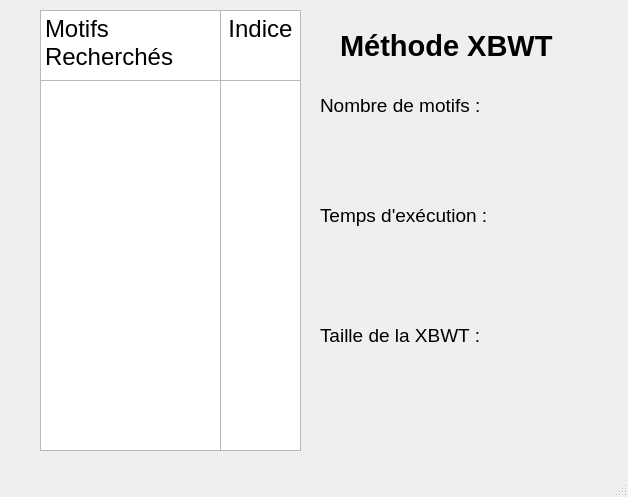
<?xml version="1.0" encoding="UTF-8"?>
<ui version="4.0">
 <class>Page3</class>
 <widget class="QMainWindow" name="Page3">
  <property name="geometry">
   <rect>
    <x>0</x>
    <y>0</y>
    <width>628</width>
    <height>497</height>
   </rect>
  </property>
  <property name="windowTitle">
   <string>MainWindow</string>
  </property>
  <widget class="QWidget" name="centralwidget">
   <widget class="QTextBrowser" name="textBrowser">
    <property name="geometry">
     <rect>
      <x>40</x>
      <y>10</y>
      <width>181</width>
      <height>71</height>
     </rect>
    </property>
    <property name="html">
     <string>&lt;!DOCTYPE HTML PUBLIC &quot;-//W3C//DTD HTML 4.0//EN&quot; &quot;http://www.w3.org/TR/REC-html40/strict.dtd&quot;&gt;
&lt;html&gt;&lt;head&gt;&lt;meta name=&quot;qrichtext&quot; content=&quot;1&quot; /&gt;&lt;style type=&quot;text/css&quot;&gt;
p, li { white-space: pre-wrap; }
&lt;/style&gt;&lt;/head&gt;&lt;body style=&quot; font-family:'MS Shell Dlg 2'; font-size:8.25pt; font-weight:400; font-style:normal;&quot;&gt;
&lt;p style=&quot; margin-top:0px; margin-bottom:0px; margin-left:0px; margin-right:0px; -qt-block-indent:0; text-indent:0px;&quot;&gt;&lt;span style=&quot; font-family:'MS Shell Dlg 2'; font-size:18pt;&quot;&gt;Motifs Recherchés&lt;/span&gt;&lt;/p&gt;&lt;/body&gt;&lt;/html&gt;</string>
    </property>
   </widget>
   <widget class="QTextBrowser" name="textBrowser_2">
    <property name="geometry">
     <rect>
      <x>220</x>
      <y>10</y>
      <width>81</width>
      <height>71</height>
     </rect>
    </property>
    <property name="html">
     <string>&lt;!DOCTYPE HTML PUBLIC &quot;-//W3C//DTD HTML 4.0//EN&quot; &quot;http://www.w3.org/TR/REC-html40/strict.dtd&quot;&gt;
&lt;html&gt;&lt;head&gt;&lt;meta name=&quot;qrichtext&quot; content=&quot;1&quot; /&gt;&lt;style type=&quot;text/css&quot;&gt;
p, li { white-space: pre-wrap; }
&lt;/style&gt;&lt;/head&gt;&lt;body style=&quot; font-family:'MS Shell Dlg 2'; font-size:8.25pt; font-weight:400; font-style:normal;&quot;&gt;
&lt;p align=&quot;center&quot; style=&quot; margin-top:0px; margin-bottom:0px; margin-left:0px; margin-right:0px; -qt-block-indent:0; text-indent:0px;&quot;&gt;&lt;span style=&quot; font-family:'MS Shell Dlg 2'; font-size:18pt;&quot;&gt;Indice&lt;/span&gt;&lt;/p&gt;&lt;/body&gt;&lt;/html&gt;</string>
    </property>
   </widget>
   <widget class="QTextBrowser" name="motifs">
    <property name="geometry">
     <rect>
      <x>40</x>
      <y>80</y>
      <width>181</width>
      <height>371</height>
     </rect>
    </property>
    <property name="html">
     <string>&lt;!DOCTYPE HTML PUBLIC &quot;-//W3C//DTD HTML 4.0//EN&quot; &quot;http://www.w3.org/TR/REC-html40/strict.dtd&quot;&gt;
&lt;html&gt;&lt;head&gt;&lt;meta name=&quot;qrichtext&quot; content=&quot;1&quot; /&gt;&lt;style type=&quot;text/css&quot;&gt;
p, li { white-space: pre-wrap; }
&lt;/style&gt;&lt;/head&gt;&lt;body style=&quot; font-family:'MS Shell Dlg 2'; font-size:8.25pt; font-weight:400; font-style:normal;&quot;&gt;
&lt;p style=&quot;-qt-paragraph-type:empty; margin-top:0px; margin-bottom:0px; margin-left:0px; margin-right:0px; -qt-block-indent:0; text-indent:0px; font-family:'MS Shell Dlg 2';&quot;&gt;&lt;br /&gt;&lt;/p&gt;&lt;/body&gt;&lt;/html&gt;</string>
    </property>
   </widget>
   <widget class="QTextBrowser" name="indice">
    <property name="geometry">
     <rect>
      <x>220</x>
      <y>80</y>
      <width>81</width>
      <height>371</height>
     </rect>
    </property>
    <property name="html">
     <string>&lt;!DOCTYPE HTML PUBLIC &quot;-//W3C//DTD HTML 4.0//EN&quot; &quot;http://www.w3.org/TR/REC-html40/strict.dtd&quot;&gt;
&lt;html&gt;&lt;head&gt;&lt;meta name=&quot;qrichtext&quot; content=&quot;1&quot; /&gt;&lt;style type=&quot;text/css&quot;&gt;
p, li { white-space: pre-wrap; }
&lt;/style&gt;&lt;/head&gt;&lt;body style=&quot; font-family:'MS Shell Dlg 2'; font-size:8.25pt; font-weight:400; font-style:normal;&quot;&gt;
&lt;p style=&quot;-qt-paragraph-type:empty; margin-top:0px; margin-bottom:0px; margin-left:0px; margin-right:0px; -qt-block-indent:0; text-indent:0px; font-family:'MS Shell Dlg 2';&quot;&gt;&lt;br /&gt;&lt;/p&gt;&lt;/body&gt;&lt;/html&gt;</string>
    </property>
   </widget>
   <widget class="QLabel" name="label">
    <property name="geometry">
     <rect>
      <x>320</x>
      <y>190</y>
      <width>281</width>
      <height>51</height>
     </rect>
    </property>
    <property name="font">
     <font>
      <pointsize>14</pointsize>
     </font>
    </property>
    <property name="autoFillBackground">
     <bool>true</bool>
    </property>
    <property name="text">
     <string>Temps d'exécution :</string>
    </property>
   </widget>
   <widget class="QLabel" name="label_2">
    <property name="geometry">
     <rect>
      <x>320</x>
      <y>310</y>
      <width>281</width>
      <height>51</height>
     </rect>
    </property>
    <property name="font">
     <font>
      <pointsize>14</pointsize>
     </font>
    </property>
    <property name="autoFillBackground">
     <bool>true</bool>
    </property>
    <property name="text">
     <string>Taille de la XBWT :  </string>
    </property>
   </widget>
   <widget class="QLabel" name="temps">
    <property name="geometry">
     <rect>
      <x>320</x>
      <y>240</y>
      <width>281</width>
      <height>51</height>
     </rect>
    </property>
    <property name="font">
     <font>
      <pointsize>14</pointsize>
     </font>
    </property>
    <property name="autoFillBackground">
     <bool>true</bool>
    </property>
    <property name="text">
     <string/>
    </property>
   </widget>
   <widget class="QLabel" name="taille">
    <property name="geometry">
     <rect>
      <x>320</x>
      <y>360</y>
      <width>281</width>
      <height>51</height>
     </rect>
    </property>
    <property name="font">
     <font>
      <pointsize>14</pointsize>
     </font>
    </property>
    <property name="autoFillBackground">
     <bool>true</bool>
    </property>
    <property name="text">
     <string/>
    </property>
   </widget>
   <widget class="QLabel" name="label_5">
    <property name="geometry">
     <rect>
      <x>340</x>
      <y>20</y>
      <width>281</width>
      <height>51</height>
     </rect>
    </property>
    <property name="font">
     <font>
      <pointsize>22</pointsize>
      <weight>75</weight>
      <bold>true</bold>
     </font>
    </property>
    <property name="autoFillBackground">
     <bool>true</bool>
    </property>
    <property name="text">
     <string>Méthode XBWT</string>
    </property>
   </widget>
   <widget class="QLabel" name="label_6">
    <property name="geometry">
     <rect>
      <x>320</x>
      <y>80</y>
      <width>281</width>
      <height>51</height>
     </rect>
    </property>
    <property name="font">
     <font>
      <pointsize>14</pointsize>
     </font>
    </property>
    <property name="autoFillBackground">
     <bool>true</bool>
    </property>
    <property name="text">
     <string>Nombre de motifs :</string>
    </property>
   </widget>
   <widget class="QLabel" name="nbMotifs">
    <property name="geometry">
     <rect>
      <x>320</x>
      <y>130</y>
      <width>281</width>
      <height>51</height>
     </rect>
    </property>
    <property name="font">
     <font>
      <pointsize>14</pointsize>
     </font>
    </property>
    <property name="autoFillBackground">
     <bool>true</bool>
    </property>
    <property name="text">
     <string/>
    </property>
   </widget>
  </widget>
  <widget class="QMenuBar" name="menubar">
   <property name="geometry">
    <rect>
     <x>0</x>
     <y>0</y>
     <width>628</width>
     <height>21</height>
    </rect>
   </property>
  </widget>
  <widget class="QStatusBar" name="statusbar"/>
 </widget>
 <resources/>
 <connections/>
</ui>
